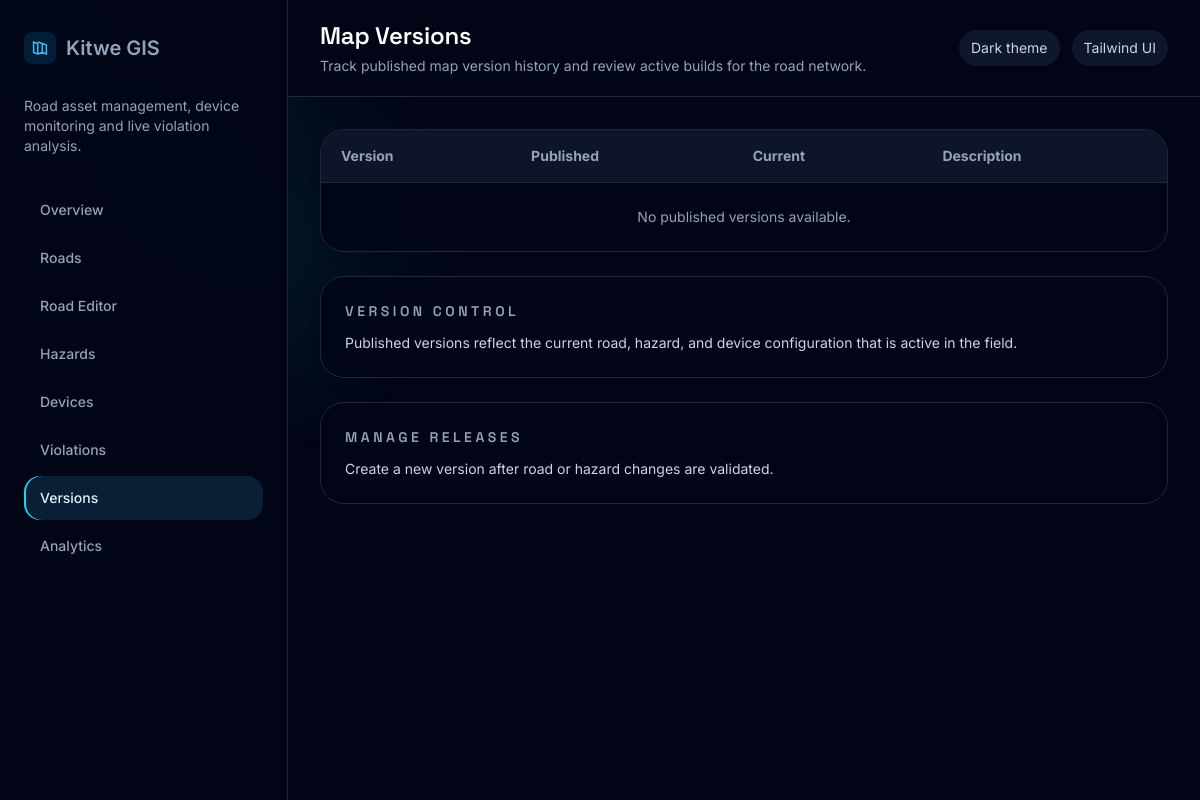
Page /versions/ on the earlier database version.
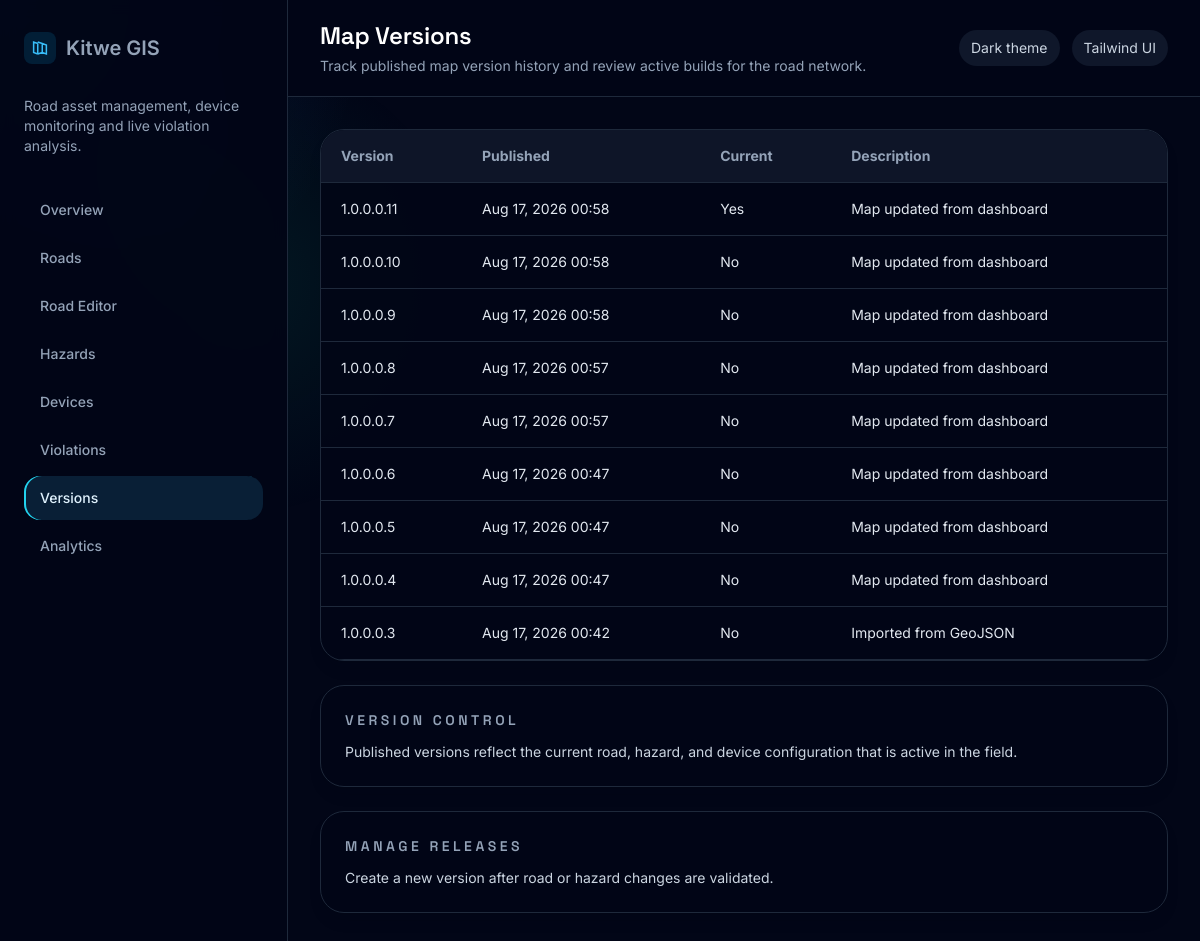
Same page on the later database version.
### api/models.py (models this page shows, shortened)
class MapVersion(models.Model):
    version = models.CharField(max_length=64, blank=True)
    description = models.TextField(blank=True)
    created_at = models.DateTimeField(auto_now_add=True)
    is_current = models.BooleanField(default=False)
    objects = MapVersionManager()
    class Meta:
        ordering = ['-created_at']

### dashboard/views.py (the view)
# urls.py: path('versions/', versions_view, name='dashboard-versions'),
def versions_view(request):
    versions = MapVersion.objects.order_by('-created_at')[:10]
    return render(request, 'dashboard/versions.html', {
        'page': 'versions',
        'versions': versions,
    })

### dashboard/templates/dashboard/versions.html (shortened to what this page needs)
{% extends 'dashboard/base.html' %}
{% block page_heading %}Map Versions{% endblock %}
{% block page_description %}Track published map version history and review active builds for the road network.{% endblock %}
{% block content %}
<div class="grid gap-6 xl:grid-cols-[1.25fr_0.75fr]">
    <div class="space-y-6">
        <div class="overflow-hidden rounded-3xl border border-slate-800 bg-slate-950/90 shadow-lg shadow-slate-950/10">
            <table class="w-full border-collapse text-left text-sm text-slate-200">
                <thead class="bg-slate-900/95 text-slate-400">
                    <tr>
                        <th class="border-b border-slate-800 px-5 py-4">Version</th>
                        <th class="border-b border-slate-800 px-5 py-4">Published</th>
                        <th class="border-b border-slate-800 px-5 py-4">Current</th>
                        <th class="border-b border-slate-800 px-5 py-4">Description</th>
                    </tr>
                </thead>
                <tbody>
                    {% for version in versions %}
                    <tr class="border-b border-slate-800 hover:bg-slate-900/80">
                        <td class="px-5 py-4">{{ version.version }}</td>
                        <td class="px-5 py-4">{{ version.created_at|date:'M j, Y H:i' }}</td>
                        <td class="px-5 py-4">{% if version.is_current %}Yes{% else %}No{% endif %}</td>
                        <td class="px-5 py-4">{{ version.description }}</td>
                    </tr>
                    {% empty %}
                    <tr>
                        <td colspan="4" class="px-5 py-6 text-center text-slate-400">No published versions available.</td>
                    </tr>
                    {% endfor %}
                </tbody>
            </table>
        </div>
    </div>
    <aside class="space-y-6">
        <div class="rounded-3xl border border-slate-800 bg-slate-950/90 p-6 shadow-lg shadow-slate-950/10">
            <h3 class="text-sm font-semibold uppercase tracking-[0.25em] text-slate-400">Version control</h3>
            <p class="mt-3 text-sm text-slate-300">Published versions reflect the current road, hazard, and device configuration that is active in the field.</p>
        </div>
        <div class="rounded-3xl border border-slate-800 bg-slate-950/90 p-6 shadow-lg shadow-slate-950/10">
            <h3 class="text-sm font-semibold uppercase tracking-[0.25em] text-slate-400">Manage releases</h3>
            <p class="mt-3 text-sm text-slate-300">Create a new version after road or hazard changes are validated.</p>
        </div>
    </aside>
</div>
{% endblock %}

### dashboard/templates/dashboard/base.html (shortened to what this page needs)
<!DOCTYPE html>
<html lang="en">
<head>
    <script src="https://cdn.tailwindcss.com"></script>
    <link rel="stylesheet" href="https://unpkg.com/leaflet@1.9.4/dist/leaflet.css" />
</head>
<body class="min-h-screen overflow-x-hidden">
    <div class="gradient-layer"></div>
    <div class="relative flex min-h-screen">
        <aside id="sidebar" class="sidebar z-20 w-72 shrink-0 border-r border-slate-800 bg-slate-950/95 px-6 py-8 text-slate-200 backdrop-blur">
            <div class="mb-8 flex items-center justify-between">
                <a href="{% url 'dashboard-home' %}" class="inline-flex items-center gap-2.5 text-xl font-semibold text-white">
                    <span class="flex h-8 w-8 items-center justify-center rounded-lg bg-sky-500/15 text-sky-400">
                        <svg width="18" height="18" viewBox="0 0 24 24" fill="none" stroke="currentColor" stroke-width="2"><path d="M9 20l-5.5-2V4L9 6m0 14l6-2m-6 2V6m6 12l5.5 2V8L15 6m0 14V6m0 0L9 4"/></svg>
                    </span>
                    Kitwe GIS
                </a>
            </div>
            <p class="mb-8 text-sm text-slate-400">Road asset management, device monitoring and live violation analysis.</p>
            <nav class="space-y-1 text-sm font-medium">
                <a href="{% url 'dashboard-home' %}" class="group flex items-center gap-3 rounded-2xl px-4 py-3 transition {% if page == 'dashboard' %}active{% endif %}">Overview</a>
                <a href="{% url 'dashboard-roads' %}" class="group flex items-center gap-3 rounded-2xl px-4 py-3 transition {% if page == 'roads' %}active{% endif %}">Roads</a>
                <a href="{% url 'dashboard-road-editor' %}" class="group flex items-center gap-3 rounded-2xl px-4 py-3 transition {% if page == 'road_editor' %}active{% endif %}">Road Editor</a>
                <a href="{% url 'dashboard-hazards' %}" class="group flex items-center gap-3 rounded-2xl px-4 py-3 transition {% if page == 'hazards' %}active{% endif %}">Hazards</a>
                <a href="{% url 'dashboard-devices' %}" class="group flex items-center gap-3 rounded-2xl px-4 py-3 transition {% if page == 'devices' %}active{% endif %}">Devices</a>
                <a href="{% url 'dashboard-violations' %}" class="group flex items-center gap-3 rounded-2xl px-4 py-3 transition {% if page == 'violations' %}active{% endif %}">Violations</a>
                <a href="{% url 'dashboard-versions' %}" class="group flex items-center gap-3 rounded-2xl px-4 py-3 transition {% if page == 'versions' %}active{% endif %}">Versions</a>
                <a href="{% url 'dashboard-analytics' %}" class="group flex items-center gap-3 rounded-2xl px-4 py-3 transition {% if page == 'analytics' %}active{% endif %}">Analytics</a>
            </nav>
        </aside>
        <main class="relative flex-1 overflow-hidden">
            <header class="sticky top-0 z-10 border-b border-slate-800 bg-slate-950/95 px-5 py-5 backdrop-blur sm:px-8">
                <div class="flex flex-wrap items-center justify-between gap-4">
                    <div class="flex items-center gap-3">
                        <div>
                            <h1 class="text-xl font-semibold text-white sm:text-2xl">{% block page_heading %}Dashboard{% endblock %}</h1>
                            <p class="mt-1 text-sm text-slate-400">{% block page_description %}Manage roads, hazards, devices and analytics from one workspace.{% endblock %}</p>
                        </div>
                    </div>
                    <div class="hidden items-center gap-3 text-sm text-slate-300 sm:inline-flex">
                        <span class="rounded-full bg-slate-900 px-3 py-2">Dark theme</span>
                        <span class="rounded-full bg-slate-900 px-3 py-2">Tailwind UI</span>
                    </div>
                </div>
            </header>
            <section class="relative overflow-y-auto px-5 py-6 sm:px-8 sm:py-8">
                {% block content %}{% endblock %}
            </section>
        </main>
    </div>
</body>
</html>

### dashboard/templates/dashboard/base.html (style rules this page uses)
:root { --accent: #3b82f6; --accent-2: #22d3ee; }
body { background: #020617; color: #f8fafc; font-family: 'Inter', ui-sans-serif, system-ui, sans-serif; }
h1, h2, h3, h4, .display-font { font-family: 'Space Grotesk', 'Inter', sans-serif; letter-spacing: -0.01em; }
.sidebar a { color: #94a3b8; }
.sidebar a.active { background: rgba(56,189,248,0.14); color: #e0f2fe; box-shadow: inset 2px 0 0 var(--accent-2); }

Differences in the rows shown:
added MapVersion: version "1.0.0.0.11", created_at "Aug 17, 2026 00:58", is_current "Yes", description "Map updated from dashboard"
added MapVersion: version "1.0.0.0.10", created_at "Aug 17, 2026 00:58", is_current "No", description "Map updated from dashboard"
added MapVersion: version "1.0.0.0.9", created_at "Aug 17, 2026 00:58", is_current "No", description "Map updated from dashboard"
added MapVersion: version "1.0.0.0.8", created_at "Aug 17, 2026 00:57", is_current "No", description "Map updated from dashboard"
added MapVersion: version "1.0.0.0.7", created_at "Aug 17, 2026 00:57", is_current "No", description "Map updated from dashboard"
added MapVersion: version "1.0.0.0.6", created_at "Aug 17, 2026 00:47", is_current "No", description "Map updated from dashboard"
added MapVersion: version "1.0.0.0.5", created_at "Aug 17, 2026 00:47", is_current "No", description "Map updated from dashboard"
added MapVersion: version "1.0.0.0.4", created_at "Aug 17, 2026 00:47", is_current "No", description "Map updated from dashboard"
added MapVersion: version "1.0.0.0.3", created_at "Aug 17, 2026 00:42", is_current "No", description "Imported from GeoJSON"
Other differences:
text no longer shown: "No published versions available."
